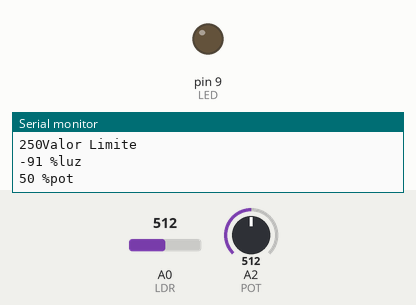
Recording of a sketch running on a simulated Arduino Uno, built with avr-gcc and run on an emulated ATmega328P. Parts: output pins drawn as LEDs (lit = HIGH), the last lines printed to the serial monitor. The inputs (shaded band) are chosen by the test bench; at power-on: A0 (LDR) = 512, A2 (POT) = 512.

Above: at 1.3 s.
1.4 s: A0 (LDR) set to 523
At 2.9 s:
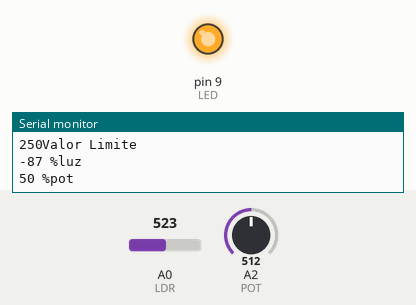
3.5 s: A0 (LDR) set to 511
At 4.6 s:
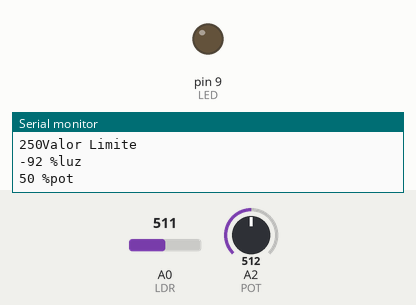
5.5 s: A0 (LDR) set to 716
At 6.3 s:
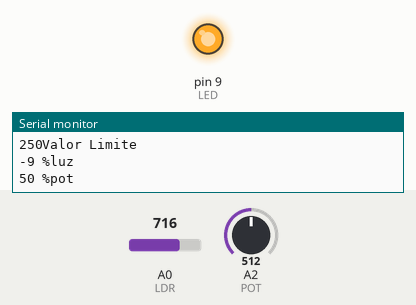
Timing chart, 0 to 8.5 s (numbered marks = the images above; inputs shaded):
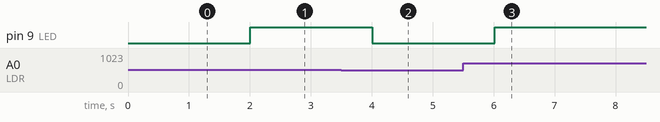

Measured:
- the behaviour switches between 514 and 515 on A0 (LDR) (found by bisection; images 0 and 1)
- after the input at 1.4 s, pin 9 (LED): LOW → HIGH after 0.61 s
- after the input at 3.5 s, pin 9 (LED): HIGH → LOW after 0.51 s
- after the input at 5.5 s, pin 9 (LED): LOW → HIGH after 0.52 s

The sketch:

Sensor_LDR.ino
```cpp
//Totalmente creado por LPZ ELECTRONICS para: YouTube (www.youtube.com/antoniolr95), Taringa y http://antoniolr95.blogspot.com


#define LED 9     //El LED esta conectado en el pin 9
#define LDR 0     //El LDR esta conectador en el pin A0
#define POT 2 // Potenciometro en pin A2

int luz = 0;
int valor_sensor = 0;
int valor_limite = 0;  //Este valor hara que el LED cambie de estado a una determinada luminosidad (podeis con distintos valores para ajustar la sensibilidad)
int valor = 0;
int mo = 0;
int mp = 0;

void setup() {      //Configuracion de los pin como entrada o salida
  Serial.begin(9600);
  pinMode(LED,OUTPUT);
  pinMode(LDR,INPUT);
  pinMode(POT,INPUT);
}

void loop ()  //Configuracion de los valores del LDR
{
  valor_sensor = analogRead(LDR);
  valor_limite = analogRead(POT);
  luz = (5.0 * valor_sensor * 100.0)/1024.0; //Para entender esta formula visitar: http://programarfacil.com/podcast/48-sensor-de-temperatura-en-arduino/
  valor = (5.0 * valor_limite * 100.0)/1024.0;
  mo = map(luz,360,480,0,100);
  mp = map(valor,0,500,0,100);
  Serial.print(luz);
  Serial.println(" Luz");
  Serial.print(valor);
  Serial.println("Valor Limite ");
  Serial.print(mo);
  Serial.println(" %luz");
  Serial.print(mp);
  Serial.println(" %pot");
  delay(500);

  if (luz <= valor)   //Si el valor de luz es menor o igual que el valor limite
  {
    digitalWrite (LED, LOW);  //El led se apaga
  }
  if (luz > valor)   //Si es mayor que el valor limite
  {
    digitalWrite (LED, HIGH);  //El led se eniende
  }
}
```
